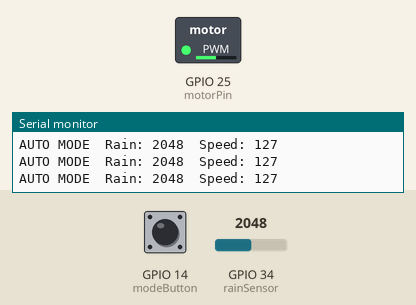
Bench run of a sketch on a simulated ESP32. Shown: switched loads named in the sketch (green lamp = pin HIGH), the last lines printed to the serial monitor. The inputs (shaded band) are chosen by the test bench; at power-on: GPIO 34 (rainSensor) = 2048, GPIO 14 (modeButton) HIGH.

Above: at 1.2 s.
1.3 s: GPIO 34 (rainSensor) set to 2866
At 1.6 s:
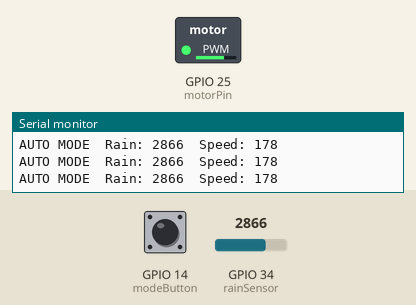
2.8 s: GPIO 34 (rainSensor) set to 3603
At 4.0 s:
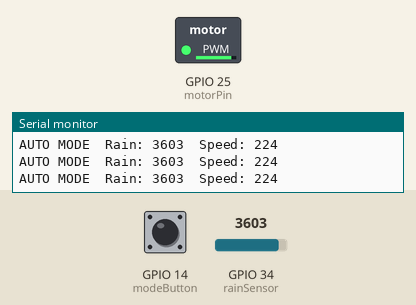
4.3 s: GPIO 34 (rainSensor) set to 491
At 5.5 s:
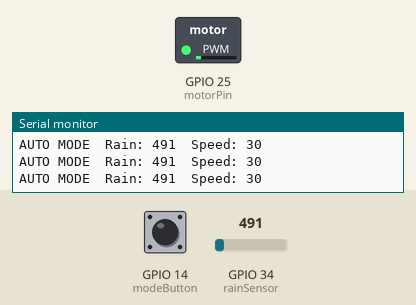
5.8 s: GPIO 34 (rainSensor) set to 0
At 6.8 s:
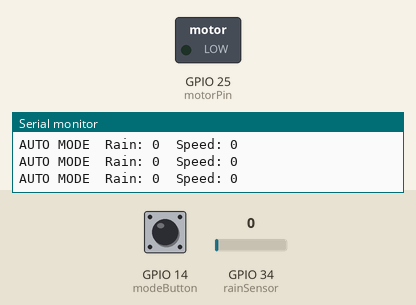
Timing chart, 0 to 8.8 s (numbered marks = the images above; inputs shaded):
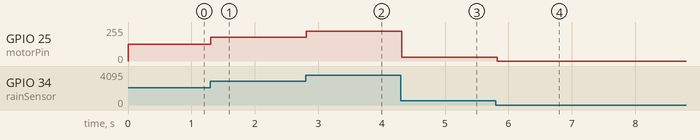

The sketch:

wokwi.ino
```cpp
const int rainSensor = 34;   // potentiometer (rain simulation)
const int motorPin = 25;     // motor / LED
const int modeButton = 14;   // override button

const int speedBtn1 = 27;    // speed low
const int speedBtn2 = 26;    // speed medium
const int speedBtn3 = 33;    // speed high

bool manualMode = false;
int speed = 0;

void setup() {

  pinMode(modeButton, INPUT_PULLUP);
  pinMode(speedBtn1, INPUT_PULLUP);
  pinMode(speedBtn2, INPUT_PULLUP);
  pinMode(speedBtn3, INPUT_PULLUP);

  pinMode(motorPin, OUTPUT);

  Serial.begin(115200);
}

void loop() {

  int rainValue = analogRead(rainSensor);

  // Toggle manual/auto mode
  if (digitalRead(modeButton) == LOW) {
    manualMode = !manualMode;
    delay(300);
  }

  // AUTO MODE
  if (!manualMode) {

    speed = map(rainValue, 0, 4095, 0, 255);
    analogWrite(motorPin, speed);

    Serial.print("AUTO MODE  Rain: ");
    Serial.print(rainValue);
    Serial.print("  Speed: ");
    Serial.println(speed);

  }

  // MANUAL MODE
  else {

    if (digitalRead(speedBtn1) == LOW) speed = 85;
    if (digitalRead(speedBtn2) == LOW) speed = 170;
    if (digitalRead(speedBtn3) == LOW) speed = 255;

    analogWrite(motorPin, speed);

    Serial.print("MANUAL MODE Speed: ");
    Serial.println(speed);
  }

  delay(100);
}
```

Measured:
- after the input at 1.3 s, GPIO 25 (motorPin): 127/255 → 178/255 at once
- after the input at 2.8 s, GPIO 25 (motorPin): 178/255 → 224/255 at once
- after the input at 4.3 s, GPIO 25 (motorPin): 224/255 → 30/255 at once
- after the input at 5.8 s, GPIO 25 (motorPin): 30/255 → 0/255 at once
